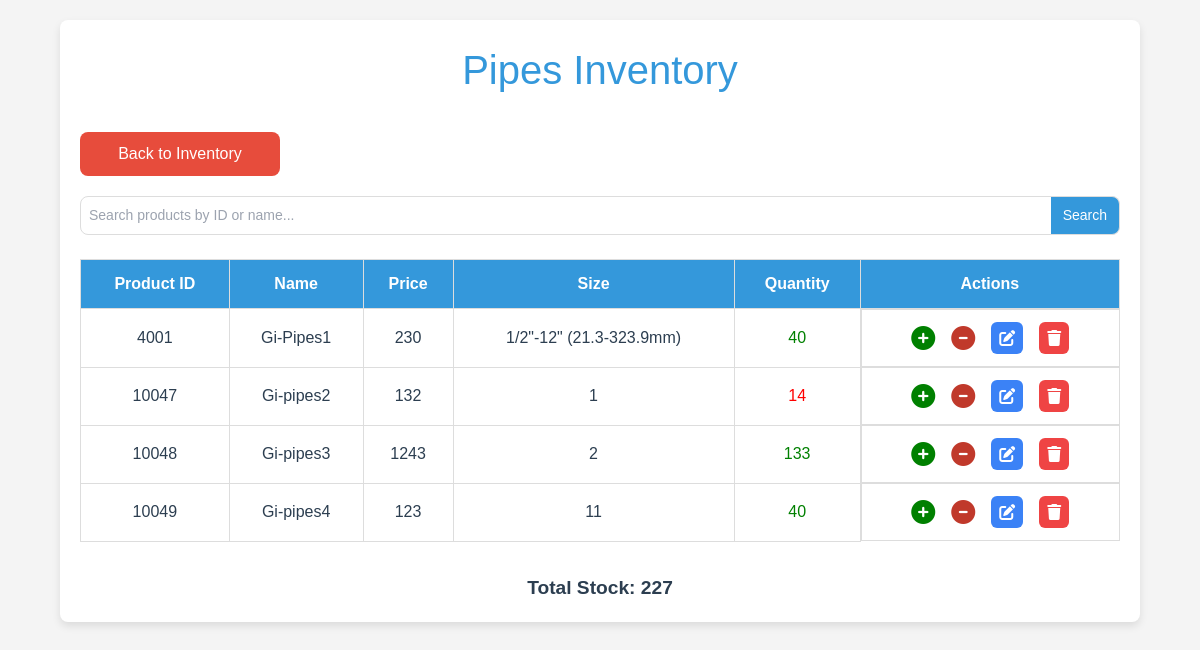
Screenshot of /category.php?category=Pipes (signed in) with the database file from the repository.
### tables this page shows
CREATE TABLE `tb_inventory` (
  `product_id` int(255) NOT NULL,
  `name` varchar(255) NOT NULL,
  `price` varchar(255) NOT NULL,
  `category` varchar(255) NOT NULL,
  `quantity` varchar(255) NOT NULL,
  `size` varchar(255) NOT NULL,
  `image_url` varchar(255) DEFAULT NULL
);

### category.php (the view, shortened to what this page needs)
<?php
include('db_connection.php');
$category = isset($_GET['category']) ? trim($_GET['category']) : '';
$search = isset($_GET['search']) ? '%' . trim($_GET['search']) . '%' : '%';
$sql = "SELECT product_id, name, price, size, quantity
        FROM tb_inventory
        WHERE category = ? AND (product_id LIKE ? OR name LIKE ?)";
$stmt = $conn->prepare($sql);
$stmt->bind_param('sss', $category, $search, $search);
$stmt->execute();
$result = $stmt->get_result();
$total_stock_sql = "SELECT SUM(quantity) AS total_stock
                    FROM tb_inventory
                    WHERE category = ? AND (product_id LIKE ? OR name LIKE ?)";
$total_stock_stmt = $conn->prepare($total_stock_sql);
$total_stock_stmt->bind_param('sss', $category, $search, $search);
$total_stock_stmt->execute();
$total_stock_result = $total_stock_stmt->get_result();
$total_stock = $total_stock_result->fetch_assoc()['total_stock'];
?>
<!DOCTYPE html>
<html lang="en">
<head>
    <link rel="stylesheet" href="https://cdnjs.cloudflare.com/ajax/libs/font-awesome/6.5.2/css/all.min.css">
    <link rel="stylesheet" href="https://cdnjs.cloudflare.com/ajax/libs/tailwindcss/2.2.19/tailwind.min.css">
</head>
<body>
    <div class="container">
        <div class="mainHeader">
            <h1><?php echo htmlspecialchars($category); ?> Inventory</h1>
        </div>
        <a href="inventory.php" class="backButton">Back to Inventory</a>
        <form method="GET" action="">
            <div class="searchContainer">
                <input type="text" name="search" placeholder="Search products by ID or name..." value="<?php echo isset($_GET['search']) ? htmlspecialchars($_GET['search']) : ''; ?>" class="searchInput">
                <button type="submit" class="searchButton">Search</button>
            </div>
        </form>
        <table class="inventoryTable">
            <thead>
                <tr>
                    <th>Product ID</th>
                    <th>Name</th>
                    <th>Price</th>
                    <th>Size</th>
                    <th>Quantity</th>
                    <th>Actions</th>
                </tr>
            </thead>
            <tbody>
    <?php while($row = $result->fetch_assoc()): ?>
        <tr>
            <td><?php echo htmlspecialchars($row['product_id']); ?></td>
            <td><?php echo htmlspecialchars($row['name']); ?></td>
            <td><?php echo htmlspecialchars($row['price']); ?></td>
            <td><?php echo htmlspecialchars($row['size']); ?></td>
            <td style="color:
                <?php
                    if ($row['quantity'] < 15) {
                        echo 'red';
                    } elseif ($row['quantity'] >= 15) {
                        echo 'green';
                    } else {
                        echo '#2c3e50';
                    }
                ?>;">
                <?php echo htmlspecialchars($row['quantity']); ?>
            </td>
            <td class="quantity-actions flex items-center justify-center space-x-4">
                <i class="PLUS fas fa-plus-circle text-green-500 cursor-pointer hover:text-green-600" data-action="increase" data-id="<?php echo htmlspecialchars($row['product_id']); ?>"></i>
                <i class="MINUS fas fa-minus-circle text-red-500 cursor-pointer hover:text-red-600" data-action="decrease" data-id="<?php echo htmlspecialchars($row['product_id']); ?>"></i>
                <a href="edit_product.php?product_id=<?php echo htmlspecialchars($row['product_id']); ?>" class="editButton flex items-center justify-center p-2 bg-blue-500 text-white rounded-md hover:bg-blue-600 transition-colors duration-200" title="Edit Product">
                    <i class="fas fa-edit"></i>
                </a>
                <a href="delete_product.php?product_id=<?php echo htmlspecialchars($row['product_id']); ?>" class="deleteButton flex items-center justify-center p-2 bg-red-500 text-white rounded-md hover:bg-red-600 transition-colors duration-200" onclick="return confirm('Are you sure you want to delete this product?');" title="Delete Product">
                    <i class="fas fa-trash"></i>
                </a>
            </td>
        </tr>
    <?php endwhile; ?>
</tbody>
        </table>
        <div class="totalStockFooter">
            Total Stock: <?php echo $total_stock; ?>
        </div>
    </div>
</body>
</html>

### category.php (style rules this page uses)
body { font-family: 'Poppins', sans-serif; margin: 0; color: #2c3e50; background-color: #f4f4f4; display: flex; justify-content: center; align-items: flex-start; height: 100vh; }
.container { width: 90%; max-width: 1200px; background-color: #ffffff; border-radius: 8px; box-shadow: 0 4px 8px rgba(0, 0, 0, 0.1); padding: 20px; margin-top: 20px; transition: background-color 0.3s ease, color 0.3s ease; }
.mainHeader { display: flex; justify-content: center; align-items: center; margin-bottom: 2rem; }
.mainHeader h1 { font-size: 2.5rem; margin: 0; color: #3498db; }
.backButton { background-color: #e74c3c; color: #ffffff; padding: 10px 15px; border-radius: 8px; cursor: pointer; border: none; outline: none; transition: background-color 0.3s ease; margin-bottom: 20px; display: block; width: 200px; text-align: center; }
.inventoryTable { width: 100%; border-collapse: collapse; margin-top: 1.5rem; }
.inventoryTable th, .inventoryTable td { padding: 12px; border: 1px solid #ddd; text-align: center; }
.inventoryTable th { background-color: #3498db; color: #ffffff; }
.inventoryTable td { background-color: #ffffff; color: #2c3e50; }
.totalStockFooter { margin-top: 2rem; text-align: center; font-size: 1.2rem; font-weight: bold; }
.searchContainer { position: relative; width: 100%; display: flex; align-items: center; }
.searchInput { flex-grow: 1; padding: 8px; border-radius: 8px 0 0 8px; border: 1px solid #ddd; font-size: 14px; color: #000; margin-right: -1px; }
.searchButton { background-color: #3498db; color: #ffffff; padding: 8px 12px; border-radius: 0 8px 8px 0; cursor: pointer; border: 1px solid #ddd; border-left: none; font-size: 14px; outline: none; transition: background-color 0.3s ease; height: 100%; }
.quantity-actions .PLUS { color: green; font-size: 1.5rem; }
.quantity-actions .MINUS { color: #c0392b; font-size: 1.5rem; }

### rows the page displays
tb_inventory: product_id "4001", name "Gi-Pipes1", price "230", size "1/2\"-12\" (21.3-323.9mm)", quantity "40"
tb_inventory: product_id "10047", name "Gi-pipes2", price "132", size "1", quantity "14"
tb_inventory: product_id "10048", name "Gi-pipes3", price "1243", size "2", quantity "133"
tb_inventory: product_id "10049", name "Gi-pipes4", price "123", size "11", quantity "40"

### other values shown
$category "Pipes"
$total_stock "227"
